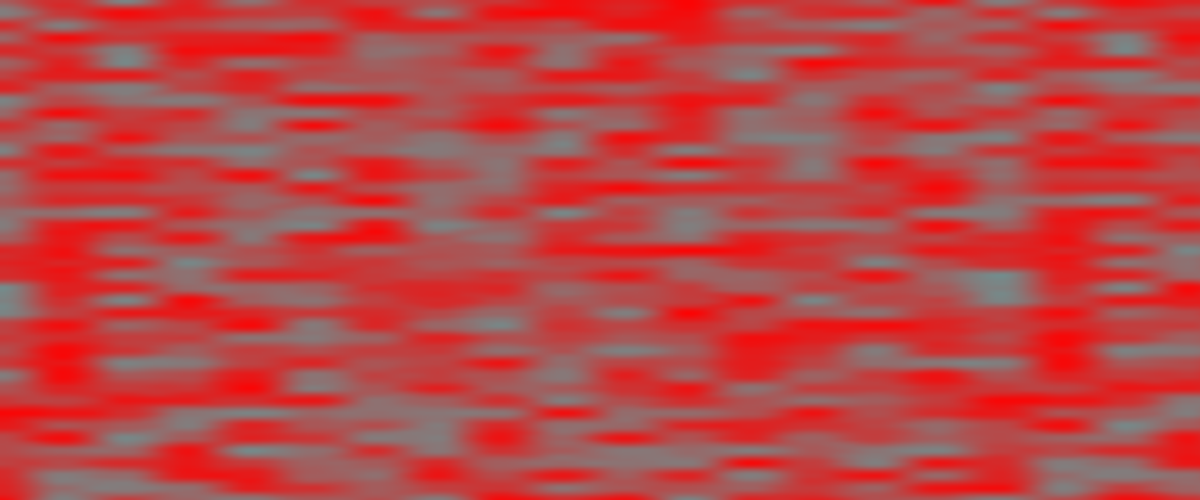
Frame 1 (no input)
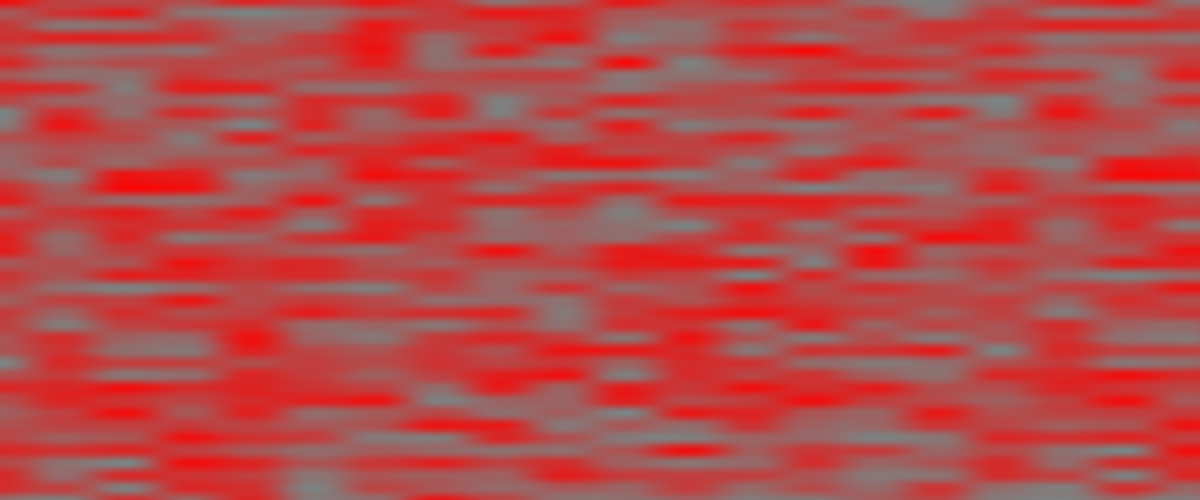
Frame 60 (the mouse pressed at the canvas centre just before this capture)
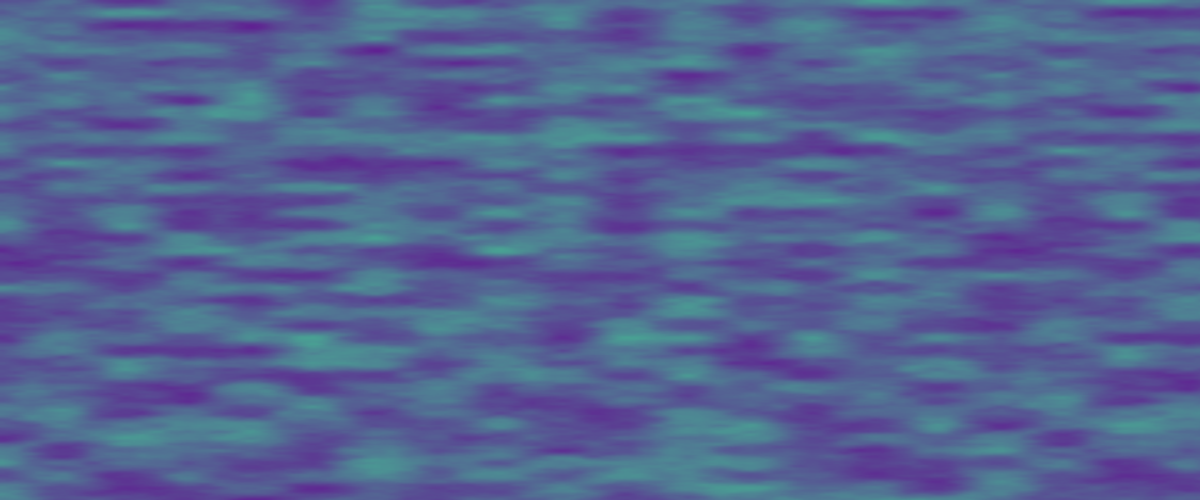
Frame 120 (the mouse held since frame 60 and released just before this capture)

The Processing sketch that drew these frames (run headless with seeded random() and noise(); from frame 60 on, the mouse is pressed at the canvas centre):

// Processing sketch: build
// ── build.pde

color c1 = color(255, 0, 0);
color c2 = color(0, 255, 255);

float inc = 0.02;
int density = 2;

float zoff = 0.0;

void setup(){
	size(1920,800);
	noStroke();
	colorMode(RGB, 256);
	frameRate(4);

}

void draw(){
	background(0);
	float detail = map(mouseX, 0, width, 0.1, 0.6);
	noiseDetail(8, detail);
	float xoff = 0.0;
	for(int x=0; x<width; x+=density){
		float yoff = 0.0;
		for(int y=0; y<height; y+=density){
			float n = noise(xoff, yoff, zoff);
			color c = lerpColor(c1, c2, n);
			fill(c);
			rect(x, y, density, density);
			yoff+= inc*5;
		}
		xoff+= inc;
	}
	zoff=frameCount/5.0; //inc*5;
}

void mousePressed(){
	c1 = color(random(155), random(55), random(155));
	c2 = color(random(255), random(100,255), random(100,255));
}
